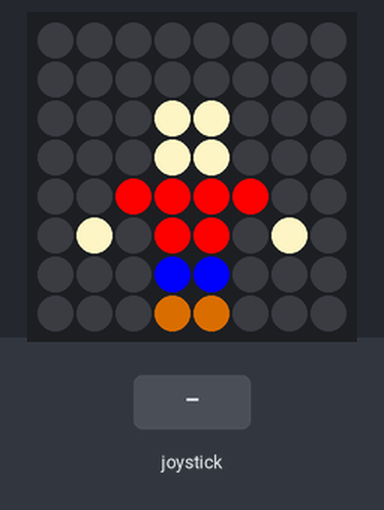
Bench run of a program on a simulated Raspberry Pi (BCM pin numbers) with a Sense HAT. On the bench: the Sense HAT's 8×8 RGB LED matrix. Inputs (shaded band) come from the test bench.

Above: at 1.2 s.
1.3 s: joystick pushed up
At 2.3 s:
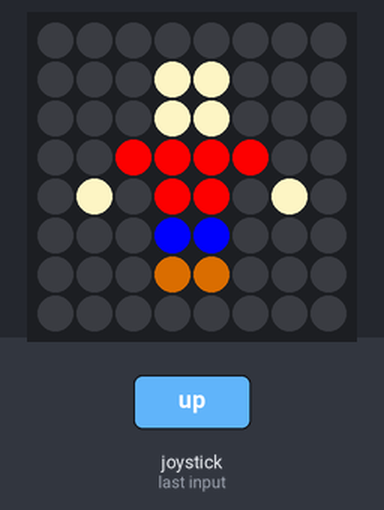
4.3 s: joystick pushed down
At 5.7 s:
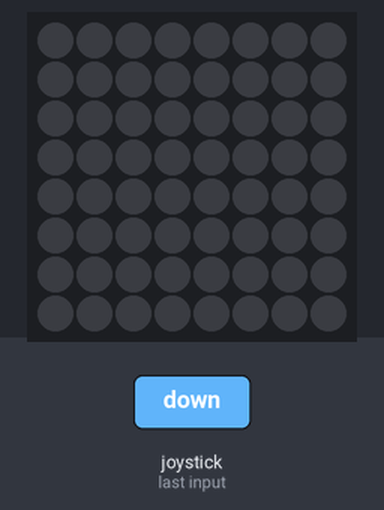
Timing chart, 0 to 7.3 s (numbered marks = the images above; inputs shaded):
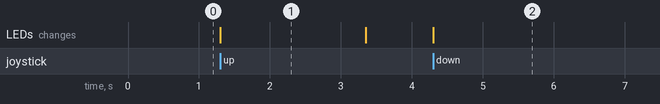

The program:

Mario.py
```python
from sense_hat import SenseHat
import sys
import time
import random

sense = SenseHat()
sense.set_imu_config(False, False, False)

def main():
    # feet
    sense.set_pixel(3,7,150,75,0)
    sense.set_pixel(4,7,150,75,0)
    # legs
    sense.set_pixel(3,6,0,0,255)
    sense.set_pixel(4,6,0,0,255)
    # body
    sense.set_pixel(3,5,255,0,0)
    sense.set_pixel(4,5,255,0,0)
    sense.set_pixel(3,4,255,0,0)
    sense.set_pixel(4,4,255,0,0)
    # arms
    sense.set_pixel(2,4,255,0,0)
    sense.set_pixel(5,4,255,0,0)
    sense.set_pixel(1,5,255,241,195)
    sense.set_pixel(6,5,255,241,195)
    # head
    sense.set_pixel(3,3,255,241,195)
    sense.set_pixel(4,3,255,241,195)
    sense.set_pixel(3,2,255,241,195)
    sense.set_pixel(4,2,255,241,195)

    while True:
        for x in sense.stick.get_events():
            if x.direction == 'up':
                sense.clear()
                y=1
                # feet
                sense.set_pixel(3,7-y,150,75,0)
                sense.set_pixel(4,7-y,150,75,0)
                # legs
                sense.set_pixel(3,6-y,0,0,255)
                sense.set_pixel(4,6-y,0,0,255)
                # body
                sense.set_pixel(3,5-y,255,0,0)
                sense.set_pixel(4,5-y,255,0,0)
                sense.set_pixel(3,4-y,255,0,0)
                sense.set_pixel(4,4-y,255,0,0)
                # arms
                sense.set_pixel(2,4-y,255,0,0)
                sense.set_pixel(5,4-y,255,0,0)
                sense.set_pixel(1,5-y,255,241,195)
                sense.set_pixel(6,5-y,255,241,195)
                # head
                sense.set_pixel(3,3-y,255,241,195)
                sense.set_pixel(4,3-y,255,241,195)
                sense.set_pixel(3,2-y,255,241,195)
                sense.set_pixel(4,2-y,255,241,195)
                time.sleep(1)
                sense.clear()
                main()
            elif x.direction == 'down':
                sense.clear()
            elif x.direction == 'left':
                sense.clear()
            elif x.direction == 'right':
                sense.clear()
            elif x.direction == 'middle':
                sense.clear()

try:
    main()
except (KeyboardInterrupt, SystemExit):
    print('Programma sluiten')
finally:
    print('Opkuisen van de matrix')
    sense.clear()
    sys.exit()
```

Measured:
- after the input at 1.3 s, the LEDs: change at once (image 1)
- after the input at 4.3 s, the LEDs: change at once (image 2)
- what the display in image 1 shows lasts 2.0 s, from 1.3 s to 3.3 s
